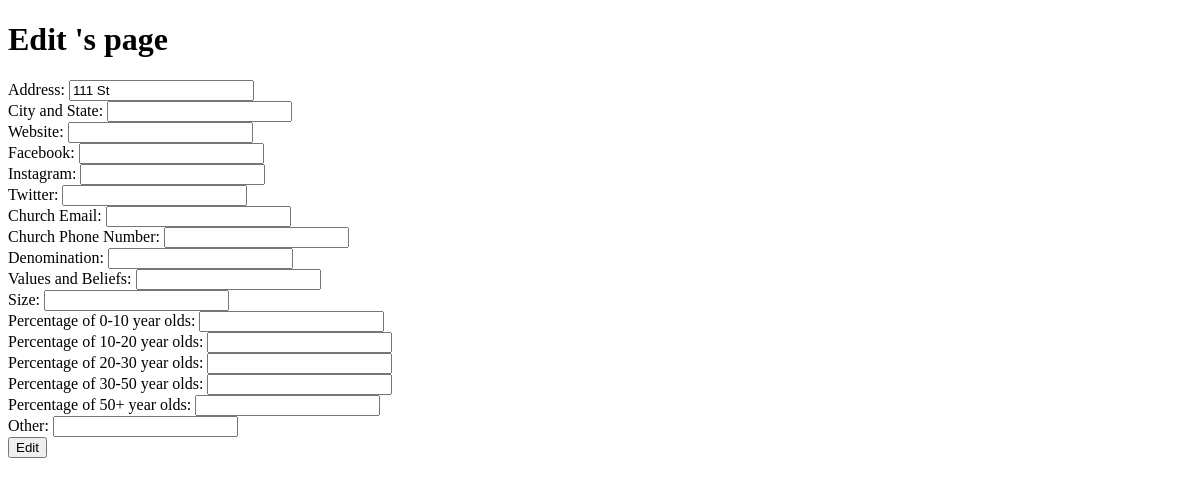
Page /edit_user/1 on the earlier database version.
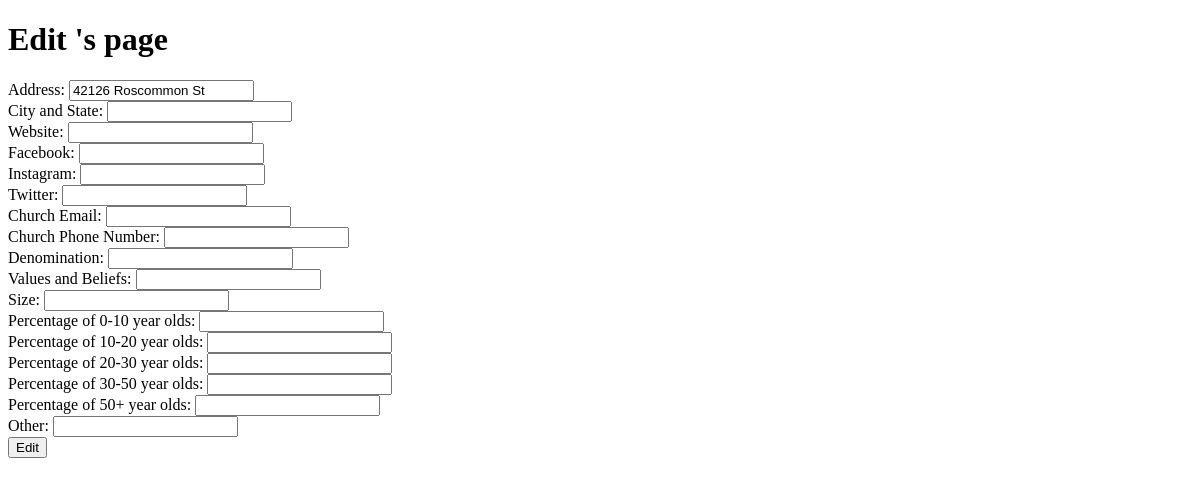
Same page on the later database version.
### church_app/models.py (models this page shows)
class User(models.Model):
    first_name=models.CharField(max_length=255)
    last_name=models.CharField(max_length=255)
    email=models.CharField(max_length=255)
    password=models.CharField(max_length=255)
    age=models.CharField(max_length=20)
    user_address=models.CharField(max_length=255)
    user_city=models.CharField(max_length=255)
    user_state=models.CharField(max_length=2)
    user_email=models.CharField(max_length=255)
    user_facebook=models.CharField(max_length=255)
    user_instagram=models.CharField(max_length=255)
    adults=models.CharField(max_length=255)
    teens=models.CharField(max_length=255)
    kids=models.CharField(max_length=255)
    user_phone=models.CharField(max_length=255)
    denomination=models.CharField(max_length=255)
    church_size=models.CharField(max_length=255)
    student_programs=models.CharField(max_length=255)
    small_groups=models.CharField(max_length=255)
    user_info_other=models.TextField()
    created_at=models.DateTimeField(auto_now_add=True)
    updated_at=models.DateTimeField(auto_now=True)
    objects=UserManager()

### church_app/views.py (the view)
# urls.py: path('edit_user/<int:user_id>', views.edit_user),
def edit_user(request, user_id):
    context={
        'one_user': User.objects.get(id=user_id)
    }
    return render(request, "user/edit_user.html", context)

### church_app/templates/user/edit_user.html (shortened to what this page needs)
<!DOCTYPE html>
<html lang="en">
<head>
    {% load static %}
</head>
<body>
    <h1>Edit {{request.session.first_name}} {{request.session.last_name}}'s page</h1>
    <form action="/edit/{{request.session.church_id}}" method="post">
    Address: <input type="text" name="address" value="{{one_user.user_address}}"></br>
    City and State: <input type="text" name="city_state" value="{{one_church.city_state}}"></br>
    Website: <input type="text" name="website" value="{{one_church.website}}"></br>
    Facebook: <input type="text" name="facebook" value="{{one_church.facebook}}"></br>
    Instagram: <input type="text" name="instagram" value="{{one_church.instagram}}"></br>
    Twitter: <input type="text" name="twitter" value="{{one_church.twitter}}"></br>
    Church Email: <input type="text" name="church_email" value="{{one_church.church_email}}"></br>
    Church Phone Number: <input type="text" name="church_phone" value="{{one_church.church_phone}}"></br>
    Denomination: <input type="text" name="denomination" value="{{one_church.denomination}}"></br>
    Values and Beliefs: <input type="text" name="values" value="{{one_church.values}}"></br>
    Size: <input type="text" name="size" value="{{one_church.size}}"></br>
    Percentage of 0-10 year olds: <input type="text" name="youngest" value="{{one_church.youngest}}"></br>
    Percentage of 10-20 year olds: <input type="text" name="younger" value="{{one_church.younger}}"></br>
    Percentage of 20-30 year olds: <input type="text" name="young" value="{{one_church.young}}"></br>
    Percentage of 30-50 year olds: <input type="text" name="old"value="{{one_church.old}}"></br>
    Percentage of 50+ year olds: <input type="text" name="oldest" value="{{one_church.oldest}}"></br>
    Other: <input type="text" name="other" value="{{one_church.other}}"></br>
    <input type="submit" value="Edit">
    </form>
</body>
</html>

Differences in the rows shown:
changed User: address "111 St" → "42126 Roscommon St"
